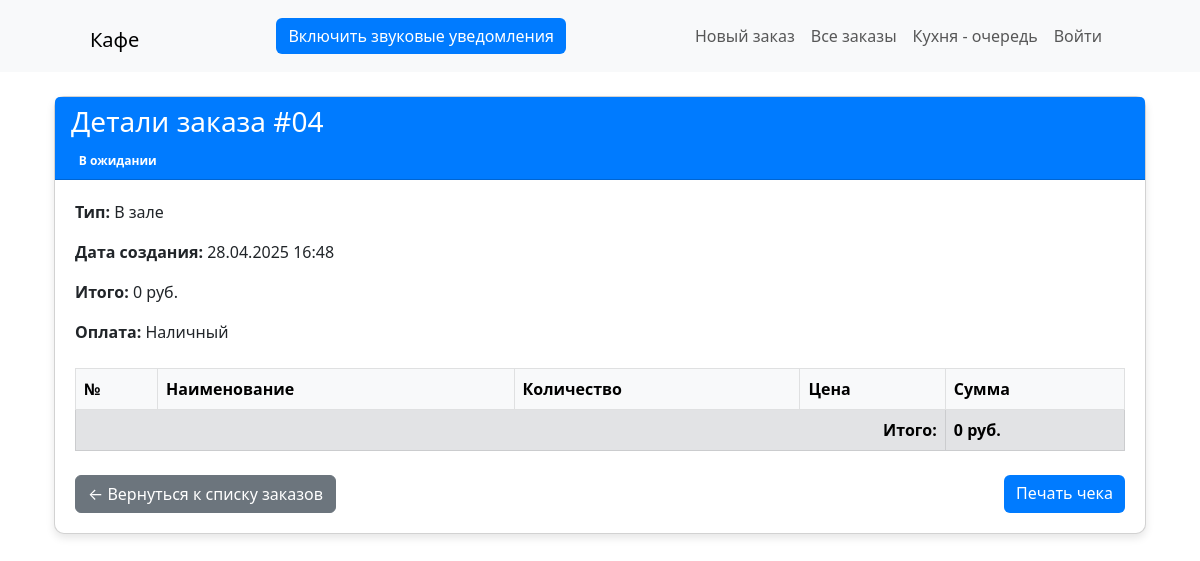
The page /orders/order/324/ on the database as committed earlier.
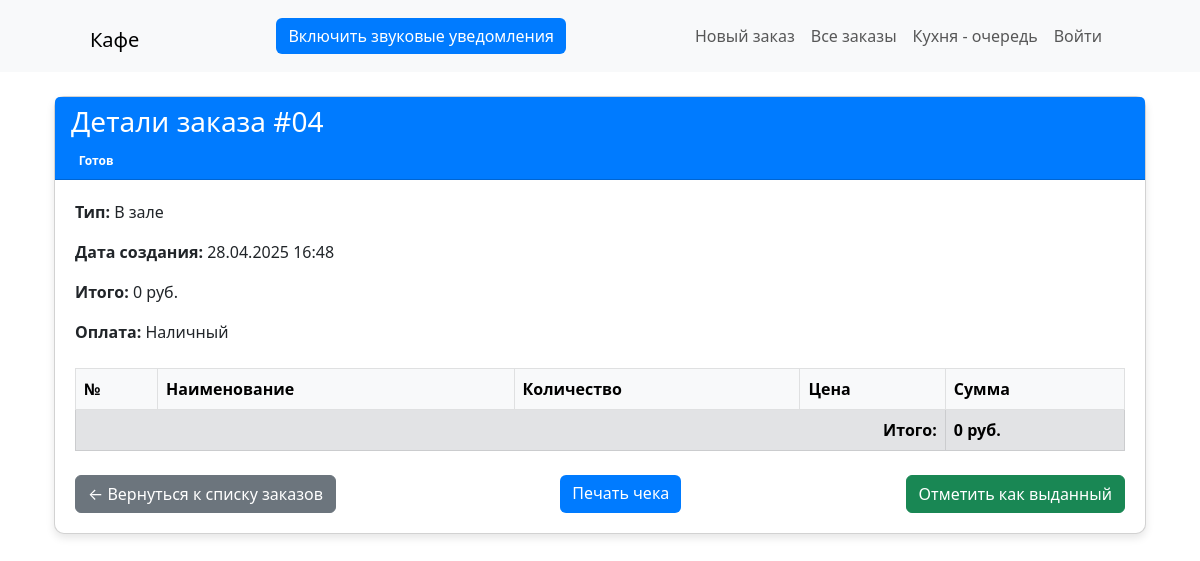
The same page on the database as committed later.
### orders/models.py (models this page shows, shortened)
class Order(models.Model):
    STATUS_CHOICES = (
        ("cancelled", "Отменен"),
        ("pending", "В ожидании"),
        ("done", "Готов"),
        ("delivered", "Доставлен"),
    )
    ORDER_TYPE_CHOICES = [
        ("dine_in", "В зале"),
        ("takeaway", "На вынос"),
        ("delivery", "Доставка"),
    ]
    PAYMENT_TYPE_CHOICES = (
        ("cash", "Наличный"),
        ("online", "Перевод"),
    )
    order_number = models.CharField(verbose_name="№ Заказа", max_length=10, unique=True, editable=False)
    created_at = models.DateTimeField(verbose_name="Дата", auto_now_add=True)
    status = models.CharField(verbose_name="Статус", max_length=10, choices=STATUS_CHOICES, default="pending")
    order_type = models.CharField(verbose_name="Тип",
        max_length=10,
        choices=ORDER_TYPE_CHOICES,
        default="dine_in",
        blank=True,
        null=True,
    )
    payment_type = models.CharField(verbose_name="Оплата",choices=PAYMENT_TYPE_CHOICES,max_length=15, default="cash" )
    phone_number = models.CharField(verbose_name="Телефон", max_length=15, null=True, blank=True)  # Unique phone number
    name = models.CharField(verbose_name="Имя", max_length=100, null=True, blank=True)  # Optional name
    address = models.CharField(verbose_name="Адрес", max_length=300,null=True, blank=True)  # Optional address
    total_sum = models.PositiveSmallIntegerField(verbose_name="Итого", default=0)
    class Meta:
        verbose_name = 'Заказ'
        verbose_name_plural = 'Заказы'

### orders/views.py (the view)
# urls.py: path('order/<int:order_id>/', views.order_detail, name='order_detail'),
def order_detail(request, order_id):
    order = get_object_or_404(
        Order.objects.prefetch_related("items__menu_item"), id=order_id
    )
    return render(request, "orders/order_detail.html", {"order": order})

### templates/orders/order_detail.html (shortened to what this page needs)
{% extends 'main/base.html' %}
{% load custom_filters %}
{% block content %}
<div class="container mt-4">
    <div class="card">
        <div class="card-header">
            <h3>Детали заказа #{{ order.order_number|slice:"12:" }}</h3>
            <span class="badge {{ order.get_status_color }}">
                {{ order.get_status_display }}
            </span>
        </div>
        <div class="card-body">
            <div class="row mb-4">
                <div class="col-md-6">
                    <p><strong>Тип:</strong> {{ order.get_order_type_display }}</p>
                    <p><strong>Дата создания:</strong> {{ order.created_at|date:"d.m.Y H:i" }}</p>
                    <p><strong>Итого:</strong> {{ order.total_sum }} руб.</p>
                    <strong>Оплата:</strong> {{ order.get_payment_type_display }}
                </div>
            </div>
            <table class="table table-bordered">
                <thead class="table-light">
                    <tr>
                        <th>№</th>
                        <th>Наименование</th>
                        <th>Количество</th>
                        <th>Цена</th>
                        <th>Сумма</th>
                    </tr>
                </thead>
                <tbody>
                    <tr class="table-secondary">
                        <td colspan="4" class="text-end"><strong>Итого:</strong></td>
                        <td><strong>{{ order.total_sum }} руб.</strong></td>
                    </tr>
                </tbody>
            </table>
            <div class="d-flex justify-content-between mt-4">
                <a href="{% url 'all_orders' %}" class="btn btn-secondary">
                    ← Вернуться к списку заказов
                </a>
                <a href="{% url 'order_pdf' order.id %}" class="btn btn-primary" target="_blank">
                     Печать чека
                </a>
                {% if order.status == 'done' %}
                <button class="btn btn-success"
                        onclick="markAsDelivered({{ order.id }})">
                    Отметить как выданный
                </button>
                {% endif %}
            </div>
        </div>
    </div>
</div>
{% endblock %}

### templates/main/base.html (shortened to what this page needs)
<!DOCTYPE html>
{% load static %}
<html lang="en">
<head>
    <link href="https://cdn.jsdelivr.net/npm/bootstrap@5.3.0/dist/css/bootstrap.min.css" rel="stylesheet">
</head>
<body >
    <nav class="navbar navbar-expand-md navbar-light bg-light ">
        <div class="container">
            <h1 class="mt-0 p-0"><a class="navbar-brand ps-5" href="{% url 'kitchen_orders' %}">Кафе</a></h1>
            <button id="enable-sound-btn" class="btn btn-primary">Включить звуковые уведомления</button>
            <div class="navbar-nav pe-5">
                <a class="nav-link" href="{% url 'create_order' %}">Новый заказ</a>
                <a class="nav-link" href="{% url 'all_orders' %}">Все заказы</a>
                <a class="nav-link" href="{% url 'kitchen_orders' %}">Кухня - очередь</a>
                {% if user.is_authenticated %}
                    <a class="nav-link" href="{% url 'logout' %}">Выйти</a>
                {% else %}
                    <a class="nav-link" href="{% url 'login' %}">Войти</a>
                {% endif %}
            </div>
        </div>
    </nav>
    <div class="container mt-4">
        {% block content %}{% endblock %}
    </div>
</body>
</html>

### templates/main/base.html (style rules this page uses)
.card { max-width: 1200px; margin: 0 auto; border-radius: 10px; box-shadow: 0 4px 8px rgba(0, 0, 0, 0.1); }
.card-body { flex: 1; padding: 20px; }
.row { margin-bottom: 20px; }
.card-header { background-color: #007bff; color: white; border-radius: 10px 10px 0 0; }
.btn-primary { background-color: #007bff; border: none; }

Rows that differ between the two databases and show on the page:
changed Order "В зале": status "В ожидании" → "Готов"
Other text that changed with them:
text now shown: "Отметить как выданный"
